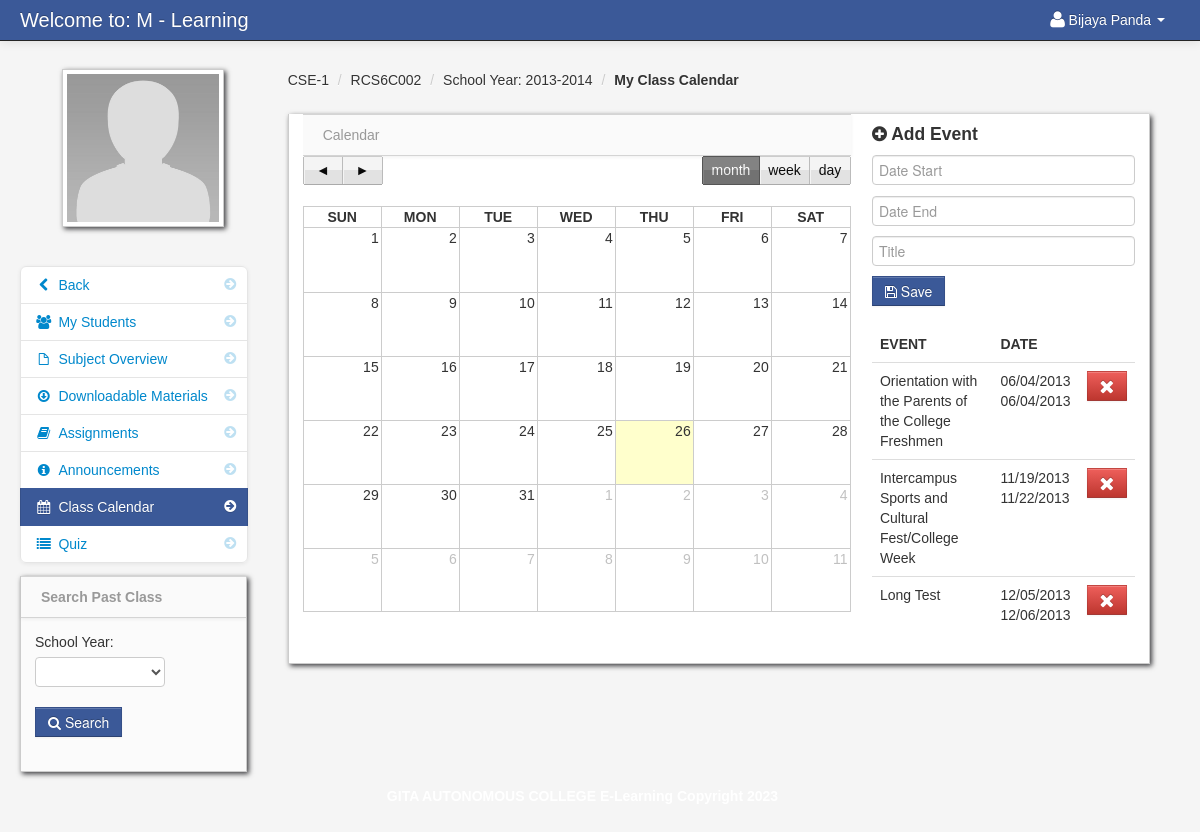
Screenshot of /class_calendar.php?id=2 (signed in) with the database file from the repository.
### tables this page shows
CREATE TABLE `teacher` (
  `teacher_id` int(11) NOT NULL,
  `username` varchar(100) NOT NULL,
  `password` varchar(200) NOT NULL,
  `firstname` varchar(100) NOT NULL,
  `lastname` varchar(100) NOT NULL,
  `department_id` int(11) NOT NULL,
  `location` varchar(200) NOT NULL,
  `about` varchar(500) NOT NULL,
  `teacher_status` varchar(20) NOT NULL,
  `teacher_stat` varchar(100) NOT NULL
);

CREATE TABLE `teacher_class` (
  `teacher_class_id` int(11) NOT NULL,
  `teacher_id` int(11) NOT NULL,
  `class_id` int(11) NOT NULL,
  `subject_id` int(11) NOT NULL,
  `thumbnails` varchar(100) NOT NULL,
  `school_year` varchar(100) NOT NULL
);

CREATE TABLE `class` (
  `class_id` int(11) NOT NULL,
  `class_name` varchar(100) NOT NULL
);

CREATE TABLE `subject` (
  `subject_id` int(11) NOT NULL,
  `subject_code` varchar(100) NOT NULL,
  `subject_title` varchar(100) NOT NULL,
  `category` varchar(100) NOT NULL,
  `description` longtext NOT NULL,
  `unit` int(11) NOT NULL,
  `Pre_req` varchar(100) NOT NULL,
  `semester` varchar(100) NOT NULL
);

CREATE TABLE `event` (
  `event_id` int(11) NOT NULL,
  `event_title` varchar(100) NOT NULL,
  `teacher_class_id` int(11) NOT NULL,
  `date_start` varchar(100) NOT NULL,
  `date_end` varchar(100) NOT NULL
);

### session.php (called while the page is built, shortened)
<?php
$session_id=$_SESSION['id'];
?>

### add_class_event.php (the view, shortened to what this page needs)
 <form id="signin_student" class="form-signin" method="post">
	<h4 class="form-signin-heading"><i class="icon-plus-sign"></i> Add Event</h4>
	    <input type="text" class="input-block-level datepicker" name="date_start" id="date01" placeholder="Date Start" required/>
	    <input type="text" class="input-block-level datepicker" name="date_end" id="date01" placeholder="Date End" required/>
		<input type="text" class="input-block-level" id="username" name="title" placeholder="Title" required/>
	<button id="signin" name="add" class="btn btn-info" type="submit"><i class="icon-save"></i> Save</button>
</form>
		<table cellpadding="0" cellspacing="0" border="0" class="table" id="">
										<thead>
										        <tr>
												<th>Event</th>
												<th>Date</th>
												<th></th>
												</tr>
										</thead>
										<tbody>
									<?php $event_query = mysqli_query($conn,"select * from event where teacher_class_id = '$get_id' ")or die(mysqli_error());
										while($event_row = mysqli_fetch_array($event_query)){
										$id  = $event_row['event_id'];
									?>
										<tr id="del<?php echo $id; ?>">
										 <td><?php echo $event_row['event_title']; ?></td>
                                         <td><?php  echo $event_row['date_start']; ?>
											<br>
											 <?php  echo $event_row['date_end']; ?>
										 </td>
                                         <td width="40">
										 <form method="post" action="delete_class_event.php">
										 <button class="btn btn-danger" name="delete_event"><i class="icon-remove icon-large"></i></button>
										 </form>
										 </td>
                                </tr>
						 <?php } ?>
										</tbody>
									</table>

### header_dashboard.php (shortened to what this page needs)
<!DOCTYPE html>
<html class="no-js">
    <head>
        <link href="admin/bootstrap/css/bootstrap.min.css" rel="stylesheet" media="screen">
        <link href="admin/bootstrap/css/bootstrap-responsive.min.css" rel="stylesheet" media="screen">
        <link href="admin/bootstrap/css/font-awesome.css" rel="stylesheet" media="screen">
        <link href="admin/bootstrap/css/my_style.css" rel="stylesheet" media="screen">
        <link href="admin/bootstrap/css/print.css" rel="stylesheet" media="print">
        <link href="admin/vendors/easypiechart/jquery.easy-pie-chart.css" rel="stylesheet" media="screen">
        <link href="admin/assets/styles.css" rel="stylesheet" media="screen">
		<link href="admin/vendors/fullcalendar/fullcalendar.css" rel="stylesheet" media="screen">
		<link href="admin/assets/DT_bootstrap.css" rel="stylesheet" media="screen">
		<link href="admin/vendors/jGrowl/jquery.jgrowl.css" rel="stylesheet" media="screen">
		<link rel="stylesheet" type="text/css" href="admin/vendors/bootstrap-wysihtml5/src/bootstrap-wysihtml5.css"></link>
		<link href="admin/vendors/jGrowl/jquery.jgrowl.css" rel="stylesheet" media="screen">
    </head>

### class_calendar.php (shortened to what this page needs)
<?php include('header_dashboard.php'); ?>
<?php include('session.php'); ?>
<?php $get_id = $_GET['id']; ?>
    <body>
		<?php include('navbar_teacher.php'); ?>
        <div class="container-fluid">
            <div class="row-fluid">
				<?php include('calendar_sidebar.php'); ?>
                <div class="span9" id="content">
                     <div class="row-fluid">
									<?php $class_query = mysqli_query($conn,"select * from teacher_class
									LEFT JOIN class ON class.class_id = teacher_class.class_id
									LEFT JOIN subject ON subject.subject_id = teacher_class.subject_id
									where teacher_class_id = '$get_id'")or die(mysqli_error());
									$class_row = mysqli_fetch_array($class_query);
									?>
									<ul class="breadcrumb">
										<li><a href="#"><?php echo $class_row['class_name']; ?></a> <span class="divider">/</span></li>
										<li><a href="#"><?php echo $class_row['subject_code']; ?></a> <span class="divider">/</span></li>
										<li><a href="#">School Year: <?php echo $class_row['school_year']; ?></a> <span class="divider">/</span></li>
										<li><a href="#"><b>My Class Calendar</b></a></li>
									</ul>
                        <div id="block_bg" class="block">
								<div class="block-content collapse in">
										<div class="span8">
										<div class="navbar navbar-inner block-header">
											<div class="muted pull-left">Calendar</div>
										</div>
															<div id='calendar'></div>
										</div>
										<div class="span4">
												<?php include('add_class_event.php'); ?>
										</div>
										</div>
                                </div>
                            </div>
                        </div>
                    </div>
                </div>
		<?php include('footer.php'); ?>
		<?php include('script.php'); ?>
    </body>
</html>

### navbar_teacher.php (shortened to what this page needs)
	<div class="navbar navbar-fixed-top navbar-inverse">
           <div class="navbar-inner">
               <div class="container-fluid">
                   <a class="brand" href="#">Welcome to: M - Learning</a>
							<div class="nav-collapse collapse">
								<ul class="nav pull-right">
												<?php $query= mysqli_query($conn,"select * from teacher where teacher_id = '$session_id'")or die(mysqli_error());
														$row = mysqli_fetch_array($query);
												?>
												<li class="dropdown">
													<a href="#" role="button" class="dropdown-toggle" data-toggle="dropdown"> <i class="icon-user icon-large"></i><?php echo $row['firstname']." ".$row['lastname'];  ?> <i class="caret"></i></a>
												</li>
								</ul>
							</div>
               </div>
           </div>
</div>

### calendar_sidebar.php
<div class="span3" id="sidebar">
	<img id="avatar" src="admin/<?php echo $row['location']; ?>" class="img-polaroid">
			<ul class="nav nav-list bs-docs-sidenav nav-collapse collapse">
				<li class=""><a href="dasboard_teacher.php"><i class="icon-chevron-right"></i><i class="icon-chevron-left"></i>&nbsp;Back</a></li>
				<li class=""><a href="my_students.php<?php echo '?id='.$get_id; ?>"><i class="icon-chevron-right"></i><i class="icon-group"></i>&nbsp;My Students</a></li>
				<li class=""><a href="subject_overview.php<?php echo '?id='.$get_id; ?>"><i class="icon-chevron-right"></i><i class="icon-file"></i>&nbsp;Subject Overview</a></li>
				<li class=""><a href="downloadable.php<?php echo '?id='.$get_id; ?>"><i class="icon-chevron-right"></i><i class="icon-download"></i>&nbsp;Downloadable Materials</a></li>
				<li class=""><a href="assignment.php<?php echo '?id='.$get_id; ?>"><i class="icon-chevron-right"></i><i class="icon-book"></i>&nbsp;Assignments</a></li>
				<li class=""><a href="announcements.php<?php echo '?id='.$get_id; ?>"><i class="icon-chevron-right"></i><i class="icon-info-sign"></i>&nbsp;Announcements</a></li>
				<li class="active"><a href="class_calendar.php<?php echo '?id='.$get_id; ?>"><i class="icon-chevron-right"></i><i class="icon-calendar"></i>&nbsp;Class Calendar</a></li>
			    <li class=""><a href="class_quiz.php<?php echo '?id='.$get_id; ?>"><i class="icon-chevron-right"></i><i class="icon-list"></i>&nbsp;Quiz</a></li>
			</ul>
			<?php include('search_other_class.php'); ?>
</div>

### search_other_class.php
                <div class="block" id="search_class">
                    <div class="navbar navbar-inner block-header">
                        <div id="" class="muted pull-left"><strong>Search Past Class</strong></div>
                    </div>
                    <div class="block-content collapse in">
                        <div class="span12">
<form method="post" action="search_class.php">
		<div class="control-group">
			<label>School Year:</label>
                                  <div class="controls">
                                    <select name="school_year"  class="span8" required>
                                     	<option></option>
			<?php
			$query = mysqli_query($conn,"select * from school_year order by school_year DESC");
			while($row = mysqli_fetch_array($query)){
			?>
			<option><?php echo $row['school_year']; ?></option>
			<?php } ?>
                                    </select>
                                  </div>
                                </div>
			<div class="control-group">
                                  <div class="controls">
				<button name="search" class="btn btn-info"><i class="icon-search"></i> Search</button>
                                  </div>
                                </div>
                        </form>
</div>
                    </div>
                </div>

### footer.php
<center>
		<footer>
		<p style="color:white;" >GITA AUTONOMOUS COLLEGE E-Learning Copyright 2023</p>
		</footer>
</center>

### script.php (shortened to what this page needs)
	<link href="admin/vendors/datepicker.css" rel="stylesheet" media="screen">
	<link href="admin/vendors/uniform.default.css" rel="stylesheet" media="screen">
	<link href="admin/vendors/chosen.min.css" rel="stylesheet" media="screen">
<link rel="stylesheet" type="text/css" href="admin/assets//style.css" />
	<link href="admin/vendors/datepicker.css" rel="stylesheet" media="screen">

### admin/assets/styles.css (style rules this page uses)
body { padding-top: 60px; padding-bottom: 40px; background-color: #f5f5f5; }
#content { margin-left:0px; }
.breadcrumb { margin: 0 0 0px; padding: 10px 0px; background-color: transparent; }
.block { background: url("../images/pixel-60fff.png") repeat scroll 0 0 rgba(0, 0, 0, 0) !important; border: 1px solid #ccc; background: white; margin: 1em 0em; border-top: none; -webkit-box-shadow: 2px 2px 5px rgba(0, 0, 6, 0.75); -moz-box-shadow: 2px 2px 5px rgba(0, 0, 6, 0.75); box-shadow: 2px 2px 5px rgba(0, 0, 6, 0.75); }
.block-content { margin: 1em; min-height: .25em; }
.block-header { margin-bottom: 0px; border-right: none; border-left: none; -webkit-border-radius: 0px; -moz-border-radius: 0px; border-radius: 0px; }
.block-header div { padding-top: 10px; }
.bs-docs-sidenav { max-width: 228px; margin: 30px 0 0; padding: 0; background-color: #fff; -webkit-border-radius: 6px; -moz-border-radius: 6px; border-radius: 6px; -webkit-box-shadow: 0 1px 4px rgba(0,0,0,.065); -moz-box-shadow: 0 1px 4px rgba(0,0,0,.065); box-shadow: 0 1px 4px rgba(0,0,0,.065); }
.bs-docs-sidenav > li > a { display: block; width: 190px \9; margin: 0 0 -1px; padding: 8px 14px; border: 1px solid #e5e5e5; }
.bs-docs-sidenav > li:first-child > a { -webkit-border-radius: 6px 6px 0 0; -moz-border-radius: 6px 6px 0 0; border-radius: 6px 6px 0 0; }
.bs-docs-sidenav > li:last-child > a { -webkit-border-radius: 0 0 6px 6px; -moz-border-radius: 0 0 6px 6px; border-radius: 0 0 6px 6px; }
.bs-docs-sidenav > .active > a { position: relative; z-index: 2; padding: 9px 15px; border: 0; text-shadow: 0 1px 0 rgba(0,0,0,.15); -webkit-box-shadow: inset 1px 0 0 rgba(0,0,0,.1), inset -1px 0 0 rgba(0,0,0,.1); -moz-box-shadow: inset 1px 0 0 rgba(0,0,0,.1), inset -1px 0 0 rgba(0,0,0,.1); box-shadow: inset 1px 0 0 rgba(0,0,0,.1), inset -1px 0 0 rgba(0,0,0,.1); }
.bs-docs-sidenav .icon-chevron-right { float: right; margin-top: 2px; margin-right: -6px; opacity: .25; }
.bs-docs-sidenav .active .icon-chevron-right, .bs-docs-sidenav .active a:hover .icon-chevron-right { opacity: 1; }

### rows the page displays
teacher: firstname "Bijaya", lastname "Panda", location (placeholder picture)
teacher_class: class.class_name "CSE-1", subject.subject_code "RCS6C002", school_year "2013-2014"
event: event_title "Orientation with the Parents of the College Freshmen", date_start "06/04/2013", date_end "06/04/2013"
event: event_title "Intercampus Sports and Cultural Fest/College Week", date_start "11/19/2013", date_end "11/22/2013"
event: event_title "Long Test", date_start "12/05/2013", date_end "12/06/2013"
